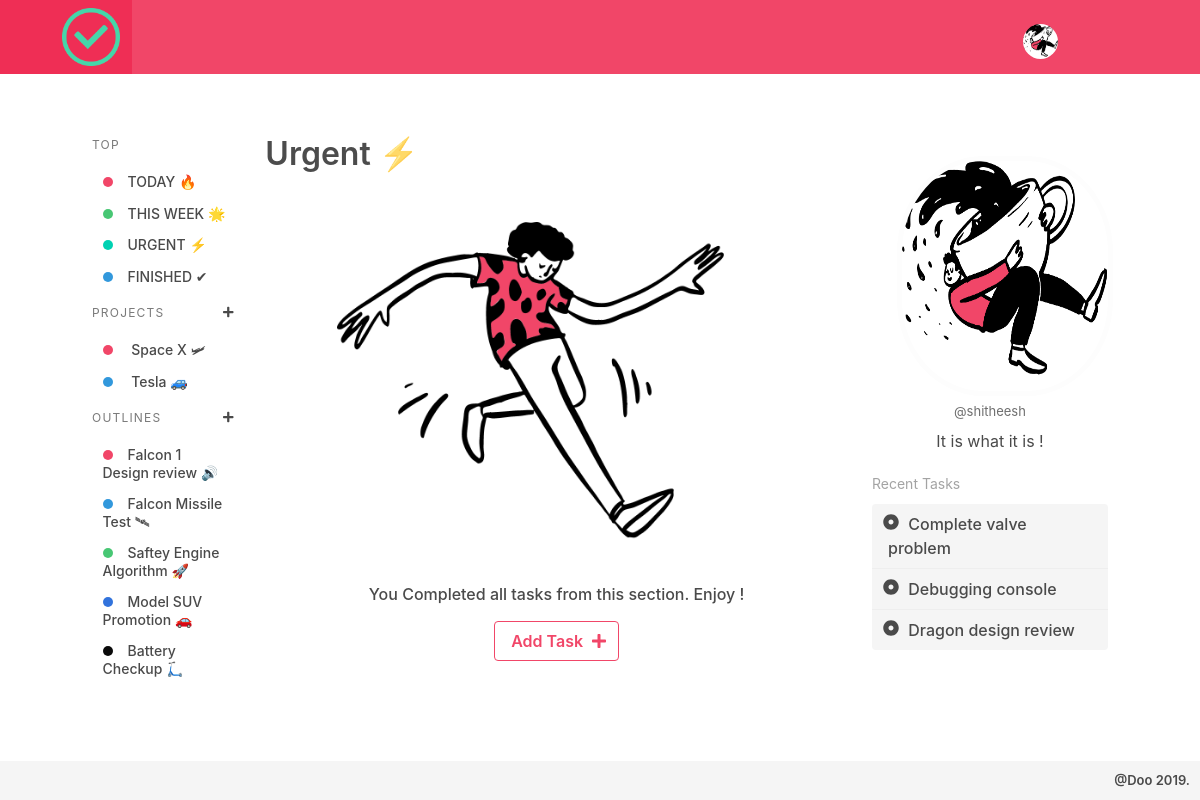
The page /urgent/ (signed in) on the database its author committed.
### todo/models.py (models this page shows, shortened)
class Profile(models.Model):
    user = models.OneToOneField(User, on_delete=models.CASCADE)
    bio  = models.TextField(max_length=100, blank=True)
    image = models.ImageField(upload_to='static/media/',default = 'static/media/profile.jpg')

class Project(models.Model):
    name         = models.CharField(max_length=30, unique=True)
    description  = models.CharField(max_length=100)
    favourite    = models.BooleanField(default=False)
    created_by   = models.ForeignKey(User,null=True,related_name='project',on_delete=models.CASCADE)

class Outline(models.Model):
    name = models.CharField(max_length=50)
    deadline = models.DateField(null=True)
    status = models.BooleanField(default=False)
    created_by = models.ForeignKey(User,null=True,related_name='projects',on_delete=models.CASCADE)
    project = models.ForeignKey(Project, related_name='outlines',on_delete=models.CASCADE)

class Task(models.Model):
    name = models.CharField(max_length=100)
    deadline = models.DateTimeField(null=True)
    PRO = (
            (1, 'Urgent'),
            (2, 'Important'),
            (3, 'Moderate'),
            (4, 'Not Important')
        )
    priority = models.IntegerField(choices=PRO, default=4)
    created_by = models.ForeignKey(User,null=True,related_name='tasks',on_delete=models.CASCADE)
    created_at = models.DateTimeField(auto_now_add=True)
    closed_at  = models.DateTimeField(null=True)
    status = models.BooleanField(default=False)
    outline = models.ForeignKey(Outline,null=True,related_name='tasks',on_delete=models.CASCADE)

### todo/views.py (the view)
# urls.py: url(r'^urgent/$', todo.urgent, name='urgent'),
@login_required
def urgent(request):
    userid = request.user.id
    projects = Project.objects.filter(created_by=userid)
    outlines = Outline.objects.filter(created_by=userid)
    tasks        = Task.objects.filter(created_by=userid,status=False,priority=1).order_by('closed_at')
    completed    = Task.objects.filter(created_by=userid,status=True,priority=1).order_by('closed_at')
    return render(request, 'home.html',{'projects': projects,'outlines' : outlines,'latest': completed, 'tasks': tasks,'head': 'Urgent ⚡' })

### templates/home.html (shortened to what this page needs)
{% extends 'all.html' %}
{% load static %}
{% block content %}
	  {% if not tasks %}
	     <div class="notasks is-centered">
		    <div class="imagevisuals">
		      {% if latest %}
		         <img src="{% static 'img/party.png' %}">
			     <h1>You Completed all tasks from this section. Enjoy !</h1>
			  {% else %}
		         <img src="{% static 'img/none.png' %}">
			     <h1>Welcome to this section, create new tasks!</h1>
			   {% endif %}
			</div>
			 <button class="button is-danger is-outlined" onclick="showtask_adder(true)">
			     <span>Add Task</span>
			     <span class="icon is-small">
                     <i class="fas fa-plus"></i>
                 </span>
			 </button>
		 </div>
	   {% endif %}
{% endblock %}

### templates/all.html (shortened to what this page needs)
{% load static %}<!DOCTYPE html>
<html>
  <head>
    <link rel="stylesheet" href="{% static 'css/bulma.css' %}">
  </head>
  <body>
  {% block body %}
  <nav class="navbar is-danger" role="navigation" aria-label="main navigation">
  <div class="navbar-brand">
    <a class="navbar-item" href="/">
      <img src="{% static 'img/logo.png' %}" width="58" height="58">
    </a>
  </div>
  <div id="navbarBasicExample" class="navbar-menu">
    <div class="navbar-end">
      <div class="navbar-item">
		<div class="dropdown is-hoverable">
           <div class="dropdown-trigger">
                 <div class="buttons" aria-haspopup="true" aria-controls="dropdown-menu4">
                      <img src="/{{ user.profile.image }}" class="topprofile">
                 </div>
           </div>
         </div>
    </div>
  </div>
</nav>
<div class="columns maincontainer">
	{% block leftmenu %}
     <div class="column is-2">
     <aside class="menu">
  <p class="menu-label">
    TOP
  </p>
  <ul class="menu-list">
    <li><a class="{% if head == 'Today' %}is-active {% endif %}" href="/"><span class="dot has-background-danger"></span>TODAY 🔥</a></li>
    <li><a class="{% if head == 'This Week' %}is-active {% endif %}" href="{% url 'week' %}"><span class="dot has-background-success"></span>THIS WEEK 🌟</a></li>
	<li><a class="{% if head == 'Urgent' %}is-active {% endif %}" href="{% url 'urgent' %}"><span class="dot has-background-primary"></span>URGENT ⚡</a></li>
    <li><a class="{% if head == 'Finished Tasks' %}is-active {% endif %}" href="{% url 'finished' %}"><span class="dot has-background-info"></span>FINISHED ✔</a></li>
  </ul>
  <p class="menu-label">
    PROJECTS
       <a class="icon is-small addbut is-pulled-right" href="{% url 'new-project' %}">
            <i class="fas fa-plus" aria-hidden="true"></i>
        </a>
  </p>
  <ul class="menu-list" id="projectmenu">
          {% for proj in projects %}
              <li data-info="{{ proj.pk }}-{{ proj.name }}">
			         <a class="{% if head == proj.name %}is-active {% endif %}"  href="{% url 'project' proj.pk %}">
			        <span class="dot has-background-{% cycle 'danger' 'info' 'success' 'link' 'black' 'primary' 'dark' 'warning' %}"></span>
					{{ proj.name }}</a>
			  </li>
		  {% endfor %}
  </ul>
  <p class="menu-label">
    OUTLINES
	     <a class="icon is-small addbut is-pulled-right" href="{% url 'new-outline' %}">
            <i class="fas fa-plus" aria-hidden="true"></i>
        </a>
  </p>
  <ul class="menu-list" id="outlinemenu">
      {% for out in outlines %}
              <li data-info="{{ out.pk }}-{{ out.name }}">
			      <a class="{% if head == out.name %}is-active {% endif %}" href="{% url 'outline' out.pk %}">
            <span class="dot has-background-{% cycle 'danger' 'info' 'success' 'link' 'black' 'primary' 'warning' 'dark' %}"></span>{{ out.name }}</a></li>
		  {% endfor %}
  </ul>
</aside>
     </div>
	 {% endblock %}
     <div class="column is-7">
	 <h1 class="title">
        {% block header %}
		    {{ head }}
		{% endblock %}
      </h1>
	  <div class="actual_container">
	       {% block content %}
		     {% endblock %}
	  </div>
  </div>
  {% block rightmenu %}
     <div class="column is-3 rightbar">
        <div class="profilecarder">
           <img src="/{{ user.profile.image }}">
		   <a href="{% url 'profile' %}"><h1>@{{ user.get_username }}</h1>	</a>
		   <h3>{{ user.profile.bio }}</h3>
		</div>
		{% block taskstatus %}
		    {% if head != 'Finished Tasks ✔' %}
           {% if latest %}
		     <div class="finished_tasks">
		     <h1>Recent Tasks </h1>
			 <div class="list is-hoverable">
			    {% for l in latest %}
			       {% if l.status %}
			         <a class="list-item">
				     <span class="icon is-small">
                         <i class="fas fa-dot-circle" aria-hidden="true"></i>
                     </span>
				     {{ l.name }}
			       	</a>
				   {% endif %}
			    {% endfor %}
			   </div>
		      </div>
           {% endif %}
	    {% endif %}
		{% endblock %}
       </div>
    {% endblock %}
</div>
<h1 class="foot has-background-light">
    @Doo 2019.
</h1>
{% endblock %}
</body>
</html>

### rows shown on the page
Project: name "Space X 🛩"
Project: name "Tesla 🚙"
Outline: name "Falcon 1 Design review 🔊"
Outline: name "Falcon Missile Test 🛰"
Outline: name "Saftey Engine Algorithm 🚀"
Outline: name "Model SUV Promotion 🚗"
Outline: name "Battery Checkup 🛴"
Task: name "Complete valve problem"
Task: name "Debugging console"
Task: name "Dragon design review"

### other values the page prints
{{ head }} "Urgent ⚡"
{{ user.get_username }} "shitheesh"
{{ user.profile.bio }} "It is what it is !"
